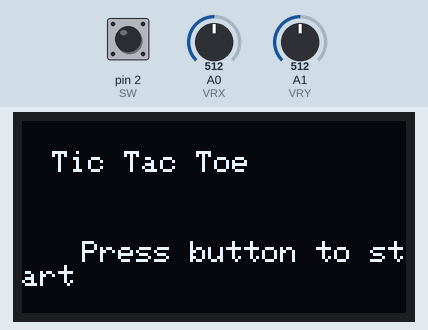
A sketch run on a simulated Arduino Uno, built with avr-gcc and run on an emulated ATmega328P. On the bench: 128×64 one-colour display. The test bench sets the inputs (shaded band); at power-on: pin 2 (SW) HIGH, A0 (VRX) = 512, A1 (VRY) = 512.

Above: at 1.2 s.
1.3 s: pin 2 (SW) pulled LOW for 0.15 s
At 2.5 s:
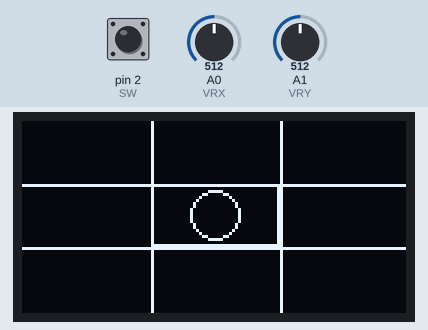
2.9 s: A0 (VRX) set to 716
At 3.7 s:
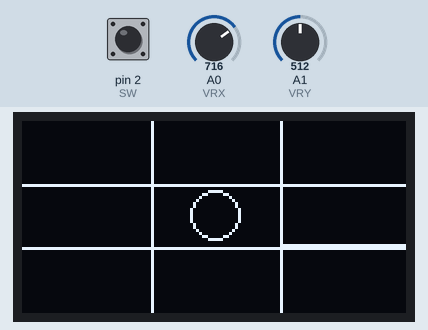
4.4 s: pin 2 (SW) pulled LOW for 1 s
At 5.5 s:
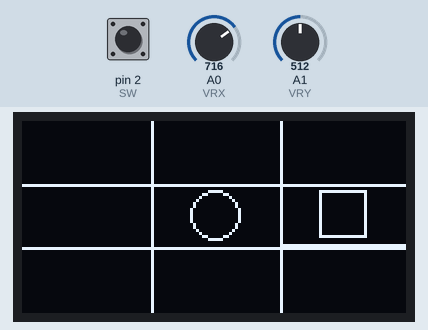
Timing chart, 0 to 7.4 s (numbered marks = the images above; inputs shaded):
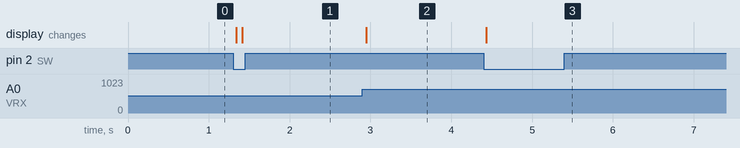

The sketch:

tictactoe-singleplayer.ino
```cpp
#include <Wire.h>
#include <Adafruit_GFX.h>
#include <Adafruit_SSD1306.h>

// ===== Display Settings =====
#define SCREEN_WIDTH 128
#define SCREEN_HEIGHT 64
#define OLED_RESET    -1
Adafruit_SSD1306 display(SCREEN_WIDTH, SCREEN_HEIGHT, &Wire, OLED_RESET);

// ===== Joystick Pins =====
const int VRX = A0;    // Joystick X-axis
const int VRY = A1;    // Joystick Y-axis
const int SW  = 2;     // Joystick button (using INPUT_PULLUP)

// Joystick dead zone thresholds for edge detection
const int deadLower = 450;
const int deadUpper = 550;

// ===== Game State Management =====
enum GameState {
  STATE_SPLASH,
  STATE_GAME,
  STATE_GAME_OVER
};
GameState currentState = STATE_SPLASH;

// ===== Tic Tac Toe Board =====
// Board cells: ' ' = empty, 'C' = circle, 'S' = square
char board[3][3];
int moveCount = 0;  // Even: circle; Odd: square

// Cursor (selected cell) position (starting at center)
int cursorRow = 1;
int cursorCol = 1;

// Flag for edge detection of joystick movement
bool joystickMoved = false;

// Button debounce variables
unsigned long lastDebounceTime = 0;
const int debounceDelay = 50;

// Function Prototypes
void showSplashScreen();
void newGame();
void drawGame();
void updateCursor();
char checkWin();
void showGameOverScreen(char result);

void setup() {
  Serial.begin(115200);
  pinMode(VRX, INPUT);
  pinMode(VRY, INPUT);
  pinMode(SW, INPUT_PULLUP); // Button pressed = LOW

  if (!display.begin(SSD1306_SWITCHCAPVCC, 0x3C)) {
    Serial.println("OLED initialization failed");
    while (true);
  }
  display.clearDisplay();
  currentState = STATE_SPLASH;
  showSplashScreen();
}

void loop() {
  switch (currentState) {
    case STATE_SPLASH:
      // Wait for button press to start new game
      if (digitalRead(SW) == LOW && (millis() - lastDebounceTime) > debounceDelay) {
        lastDebounceTime = millis();
        newGame();
        currentState = STATE_GAME;
      }
      break;

    case STATE_GAME:
      updateCursor();
      // Check if the button is pressed to place a move
      if (digitalRead(SW) == LOW && (millis() - lastDebounceTime) > debounceDelay) {
        lastDebounceTime = millis();
        if (board[cursorRow][cursorCol] == ' ') {
          board[cursorRow][cursorCol] = (moveCount % 2 == 0) ? 'C' : 'S';
          moveCount++;
          drawGame();

          // Check win condition after move
          char result = checkWin();
          if (result != ' ') {
            currentState = STATE_GAME_OVER;
            showGameOverScreen(result);
          }
        }
      }
      break;

    case STATE_GAME_OVER:
      delay(3000);
      currentState = STATE_SPLASH;
      showSplashScreen();
      break;
  }
  delay(50);
}

// Display a splash screen with title and instruction.
void showSplashScreen() {
  display.clearDisplay();
  display.setTextSize(1);
  display.setTextColor(SSD1306_WHITE);
  display.setCursor(10, 10);
  display.println("Tic Tac Toe");
  display.setTextSize(1);
  display.setCursor(20, 40);
  display.println("Press button to start");
  display.display();
}

// Initialize a new game.
void newGame() {
  for (int i = 0; i < 3; i++) {
    for (int j = 0; j < 3; j++) {
      board[i][j] = ' ';
    }
  }
  moveCount = 0;
  cursorRow = 1;
  cursorCol = 1;
  drawGame();
}

// Draw the Tic Tac Toe grid, moves, and highlight the current cursor.
void drawGame() {
  display.clearDisplay();

  // Draw grid lines
  display.drawLine(43, 0, 43, SCREEN_HEIGHT, SSD1306_WHITE);
  display.drawLine(86, 0, 86, SCREEN_HEIGHT, SSD1306_WHITE); // Vertical lines
  display.drawLine(0, 21, SCREEN_WIDTH, 21, SSD1306_WHITE);
  display.drawLine(0, 42, SCREEN_WIDTH, 42, SSD1306_WHITE);  // Horizontal lines

  // Draw moves on the board
  for (int row = 0; row < 3; row++) {
    for (int col = 0; col < 3; col++) {
      int cellX = col * 43;
      int cellY = row * 21;
      int centerX = cellX + 21;
      int centerY = cellY + 10;
      if (board[row][col] == 'C') {
        display.drawCircle(centerX, centerY, 8, SSD1306_WHITE);
      } else if (board[row][col] == 'S') {
        display.drawRect(centerX - 8, centerY - 8, 16, 16, SSD1306_WHITE);
      }
    }
  }

  // Highlight the selected cell
  int highlightX = cursorCol * 43;
  int highlightY = cursorRow * 21;
  display.drawRect(highlightX, highlightY, 43, 21, SSD1306_WHITE);

  display.display();
}

// Update the cursor based on joystick readings with edge-detection.
void updateCursor() {
  int xVal = analogRead(VRX);
  int yVal = analogRead(VRY);

  // If joystick is in the dead zone, reset the edge-detect flag.
  if (xVal >= deadLower && xVal <= deadUpper && yVal >= deadLower && yVal <= deadUpper) {
    joystickMoved = false;
    return;
  }

  // If a move hasn't been processed yet, update the cursor.
  if (!joystickMoved) {
    if (xVal < deadLower && cursorCol > 0) {
      cursorCol--;
    } else if (xVal > deadUpper && cursorCol < 2) {
      cursorCol++;
    }
    if (yVal < deadLower && cursorRow > 0) {
      cursorRow--;
    } else if (yVal > deadUpper && cursorRow < 2) {
      cursorRow++;
    }
    drawGame();
    joystickMoved = true;
  }
}

// Check for win or tie conditions.
// Returns 'C' if circles win, 'S' if squares win, 'T' for tie, or ' ' if the game continues.
char checkWin() {
  // Check rows and columns.
  for (int i = 0; i < 3; i++) {
    if (board[i][0] != ' ' && board[i][0] == board[i][1] && board[i][1] == board[i][2])
      return board[i][0];
    if (board[0][i] != ' ' && board[0][i] == board[1][i] && board[1][i] == board[2][i])
      return board[0][i];
  }
  // Check diagonals.
  if (board[0][0] != ' ' && board[0][0] == board[1][1] && board[1][1] == board[2][2])
    return board[0][0];
  if (board[0][2] != ' ' && board[0][2] == board[1][1] && board[1][1] == board[2][0])
    return board[0][2];

  // Check for a tie.
  for (int i = 0; i < 3; i++) {
    for (int j = 0; j < 3; j++) {
      if (board[i][j] == ' ')
        return ' '; // Game continues.
    }
  }
  return 'T'; // Tie if no empty cell.
}

// Display the game over screen with the result.
void showGameOverScreen(char result) {
  display.clearDisplay();
  display.setTextSize(1);
  display.setTextColor(SSD1306_WHITE);
  display.setCursor(15, 10);
  if (result == 'T') {
    display.println("Tie Game!");
  } else if (result == 'C') {
    display.println("Circle Win!");
  } else if (result == 'S') {
    display.println("Square Win!");
  }
  display.setTextSize(1);
  display.setCursor(10, 40);
  display.println("Returning to menu...");
  display.display();
}
```

Measured:
- after the input at 1.3 s, the display: first changes at once (image 1 shows a later state)
- after the input at 2.9 s, the display: changes after 0.05 s (image 2)
- after the input at 4.4 s, the display: changes at once (image 3)
